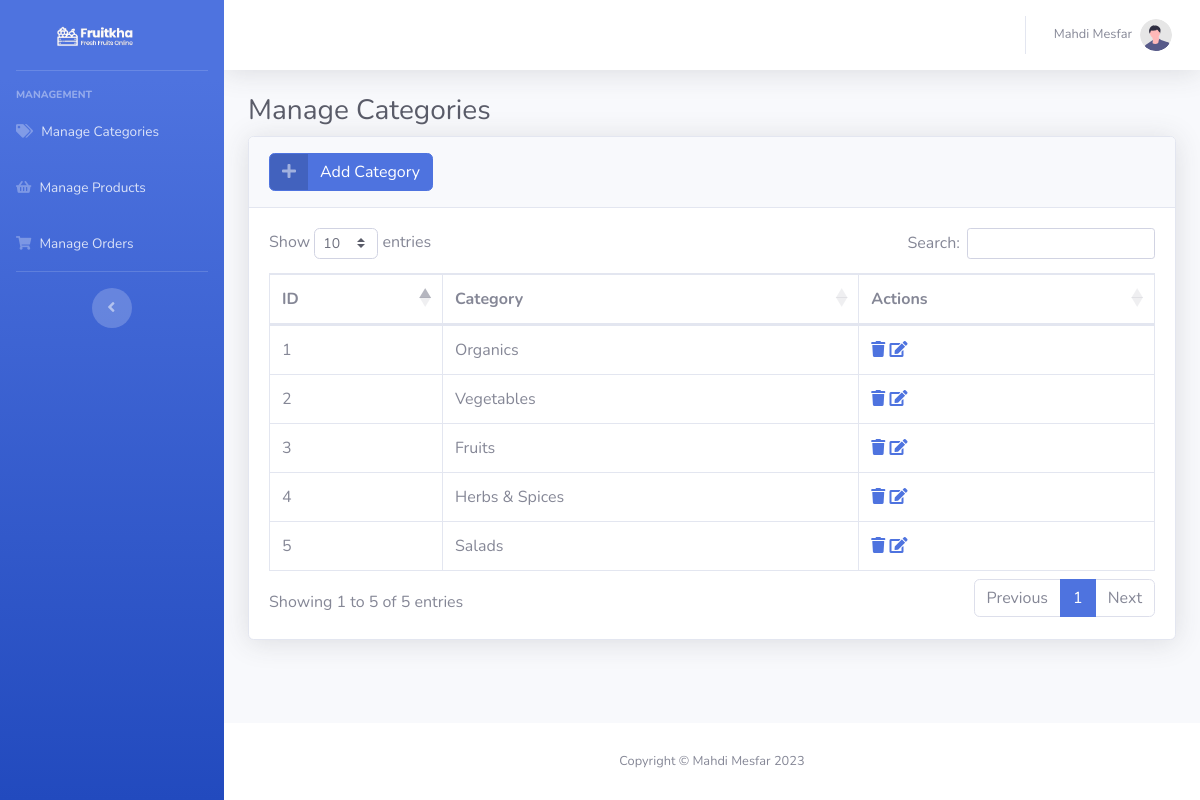
The page /category/index (signed in) on the database its author committed.
### tables this page shows
CREATE TABLE `categories` (
  `id` int NOT NULL,
  `name` varchar(100) NOT NULL
);

### controllers/categoryController.php (called while the page is built, shortened)
<?php
require_once 'models/category.php';
class categoryController{
    public function index(){
        $category = new Category();
        $categories = $category->getCategories();
        require_once 'views_2/categories/index.php';
    }
}

### config/db.php (called while the page is built)
<?php
class Database {
    public static function connectPDO() {
        $dsn = 'mysql:host=localhost;dbname=ecommerce';
        $username = 'root';
        $password = '';
        try {
            $pdo = new PDO($dsn, $username, $password);
            $pdo->setAttribute(PDO::ATTR_ERRMODE, PDO::ERRMODE_EXCEPTION);
            $pdo->exec("SET NAMES 'utf8'");
            return $pdo;
        } catch (PDOException $e) {
            die('Connection failed: ' . $e->getMessage());
        }
    }
}

### models/category.php (called while the page is built, shortened)
<?php
class Category{
    private $db;
    public function __construct(){
        $this->db = Database::connectPDO();
    }
    public function getCategories(){
        $stmt = $this->db->query("SELECT * FROM categories ORDER BY id DESC");
        return $stmt->fetchAll(PDO::FETCH_OBJ);
    }
}

### views_2/categories/index.php (the view)
<div class="container-fluid">
    <h1 class="h3 mb-2 text-gray-800">Manage Categories</h1>
    <div class="card shadow mb-4">
        <div class="card-header py-3">
            <a href="<?=base_url?>category/create" class="btn btn-primary btn-icon-split">
                            <span class="icon text-white-50">
                                <i class="fas fa-plus"></i>
                            </span>
                <span class="text">Add Category</span>
            </a>
        </div>
        <div class="card-body">
            <div class="table-responsive">
                <table class="table table-bordered" id="dataTable" width="100%" cellspacing="0">
                    <thead>
                    <tr>
                        <th>ID</th>
                        <th>Category</th>
                        <th>Actions</th>
                    </tr>
                    </thead>
                    <tbody>
                    <?php foreach ($categories as $category): ?>
                    <tr>
                        <td><?=$category->id;?></td>
                        <td><?=$category->name;?></td>
                        <td>
                            <a href="<?=base_url?>category/delete&id=<?=$category->id;?>"><i class="trash-icon fas fa-trash"></i></a>
                            <a href="<?=base_url?>category/edit&id=<?=$category->id;?>"><i class="edit-icon fas fa-edit"></i></a>
                        </td>
                    </tr>
                    <?php endforeach; ?>
                    </tbody>
                </table>
            </div>
        </div>
    </div>

### rows shown on the page
categories: id "5", name "Salads"
categories: id "4", name "Herbs & Spices"
categories: id "3", name "Fruits"
categories: id "2", name "Vegetables"
categories: id "1", name "Organics"

### other values the page prints
$_SESSION['identity']->first_name "Mahdi"
$_SESSION['identity']->last_name "Mesfar"
